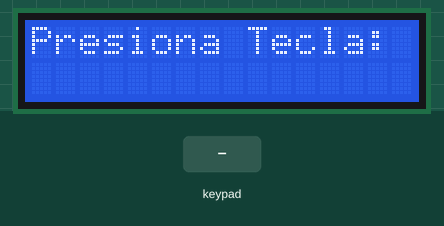
The sketch below on a simulated Arduino Uno, built with avr-gcc and run on an emulated ATmega328P. Parts: 16×2 character LCD. The inputs (shaded band) are chosen by the test bench. What the sketch prints to the serial monitor is not drawn.

Above: at 1.2 s.
1.3 s: keypad keys 9 8 7 6 # pressed 0.4 s apart
At 4.4 s:
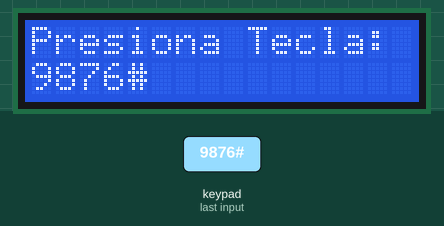
4.8 s: key 'a' pressed
At 5.7 s:
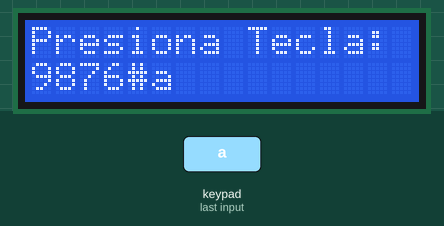
6.3 s: key 'b' pressed
At 6.9 s:
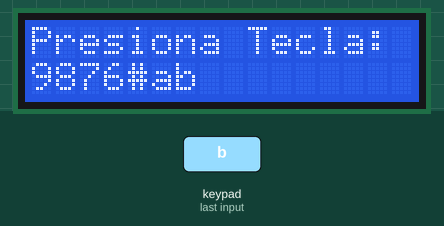
7.8 s: keypad keys 9 8 7 6 * pressed 0.4 s apart
At 10.4 s:
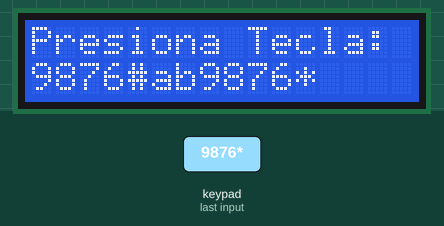
11.3 s: key 'c' pressed
At 11.7 s:
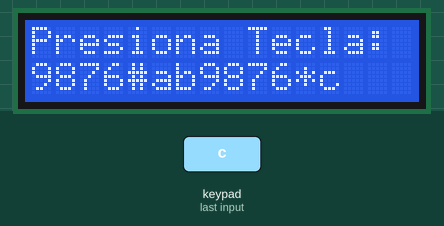
12.8 s: key '*' pressed
At 14.2 s:
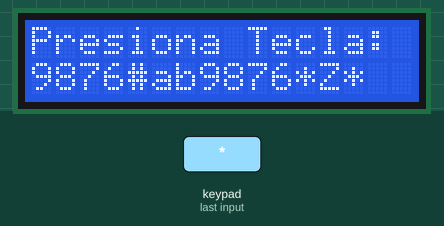
Timing chart, 0 to 15.3 s (numbered marks = the images above; inputs shaded):
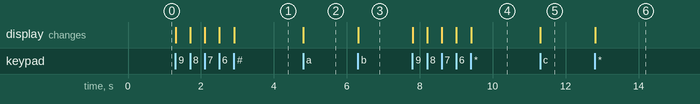

The sketch:

BolaniosBolivar_TecladoMatricial.ino
```cpp
#include <LiquidCrystal.h>
#include <Keypad.h>
const byte fil = 4;
const byte col = 4;
String con1 = "ca900813";
int cont=0;
int cur=0;
char keys[fil][col] = {
  {'7','8','9','a'},
  {'4','5','6','b'},
  {'1','2','3','c'},
  {'*','0','#','j'}
};

byte pinesFilas[fil] = {9,8,7,6};   // pines correspondientes a las filas
byte pinesColumnas[col] = {13,12,11,10}; // pines correspondientes a las columnas

const int rs = A0, en = A1, d4 = A2, d5 = A3, d6 = A4, d7 = A5;
LiquidCrystal lcd(rs, en, d4, d5, d6, d7);
Keypad keypad = Keypad(makeKeymap(keys),pinesFilas,pinesColumnas,fil,col);

void setup() {
  // set up the LCD's number of columns and rows:
  Serial.begin(9600);
  lcd.begin(16, 2);
  lcd.setCursor(0,0);
  lcd.print("Presiona Tecla: ");
  lcd.setCursor(0,1);
}

void loop() {
  char key= keypad.getKey();
  if(key){
    cur=cur+1;
    lcd.print(key);
    Serial.println(key);
    if(key=='*'){
      cont=cont+1;
      if(cont==2){
        key='Z';
        lcd.setCursor(cur-2,1);
        lcd.print(key);
        Serial.println(key);
        cont=0;
      }
    }

    }
}
```

Measured:
- after the input at 1.3 s, the display: first changes at once (image 1 shows a later state)
- after the input at 4.8 s, the display: changes at once (image 2)
- after the input at 6.3 s, the display: changes at once (image 3)
- after the input at 7.8 s, the display: first changes at once (image 4 shows a later state)
- after the input at 11.3 s, the display: changes at once (image 5)
- after the input at 12.8 s, the display: changes at once (image 6)
